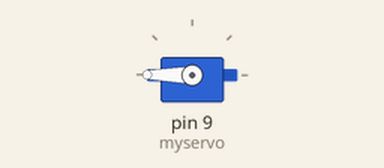
This sketch was run on a simulated Arduino Uno, built with avr-gcc and run on an emulated ATmega328P. Shown: servo.

Above: at 0.05 s.
Timing chart, 0 to 4.6 s (numbered marks = the images above):
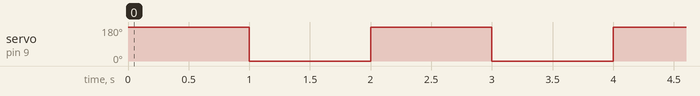

Measured:
- by itself, servo on pin 9 (myservo): alternates 180° for 1.0 s and 0° for 1.0 s

The sketch:

01-control_servo.ino
```cpp
#include <Servo.h>

Servo myservo;         // 서보모터 선언

void setup() {
  myservo.attach(9);   // myservo.attach(서보모터 연결한 핀) : 서보모터 초기화
}

void loop() {          //loop
  myservo.write(180);  // myservo.write(원하는 각도) : 원하는 각도로 설정
  delay(1000);         // delay(밀리 초) : 밀리 초만큼 delay (1000ms = 1s)

  myservo.write(0);
  delay(1000);
}
```
